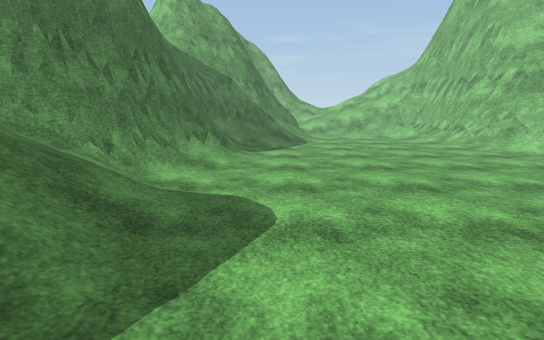
View 1 (above)

16 first-person views from a walk through a scene from a Unity 3-D project. The camera is 1.5 m above the floor, tilts 10° down and sees 80° across. The floor is counted in squares, 1 m on a side. Each view is taken from the middle of a square. On the plan, view 1 faces up. The plan holds only what a view shows up to about 15 squares ahead; the rest is blank. The place goes on beyond the plan. The player is left out. Some surface patterns are stand-ins.

View 2
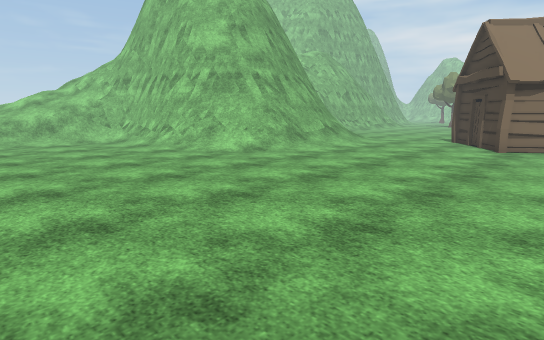

View 3
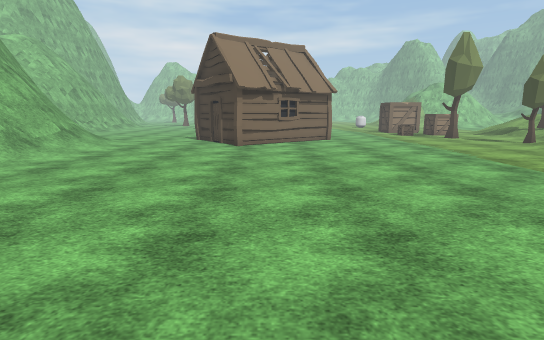

View 4
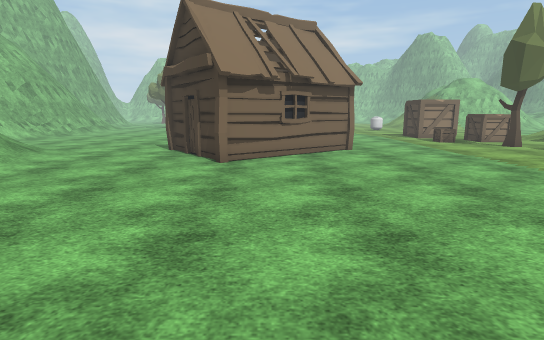

View 5
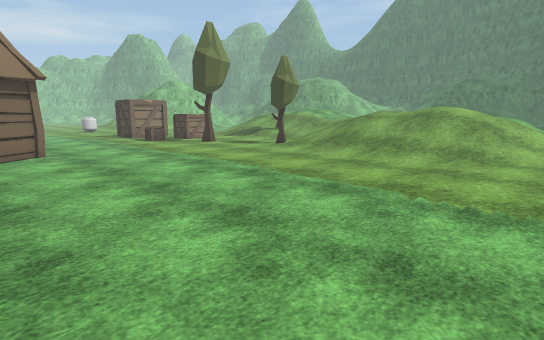

View 6
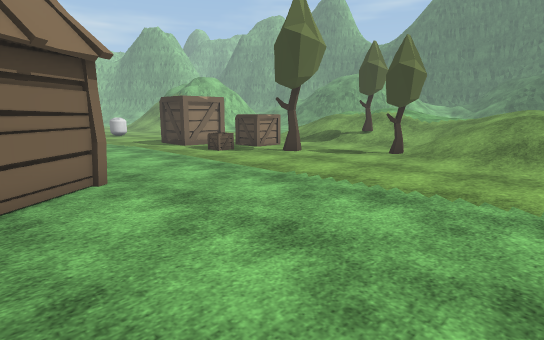

View 7
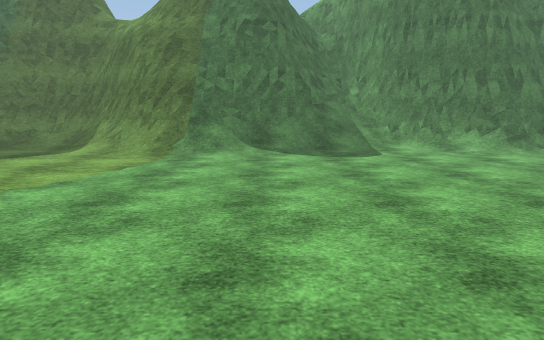

View 8
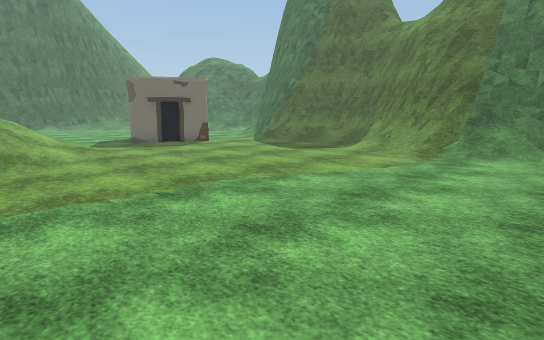

View 9
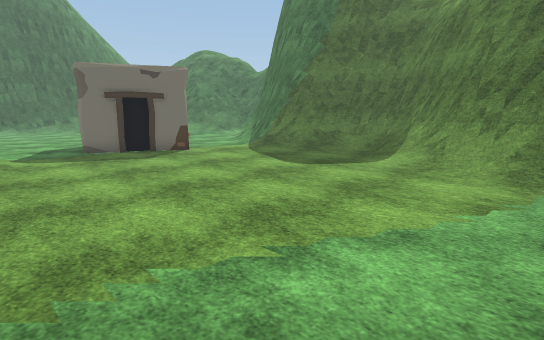

View 10
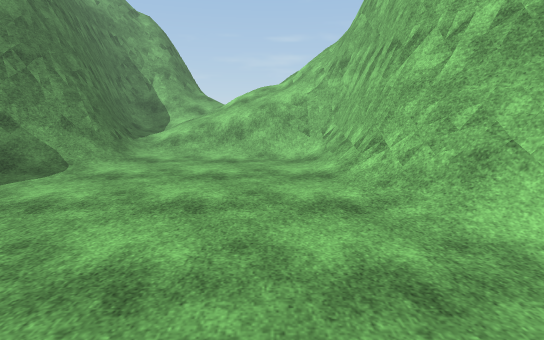

View 11
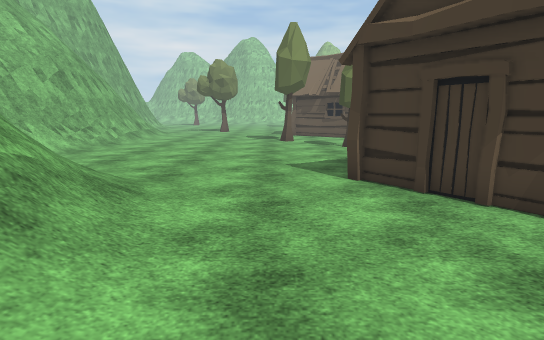

View 12
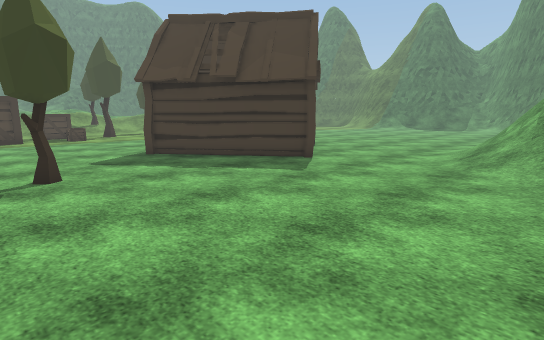

View 13
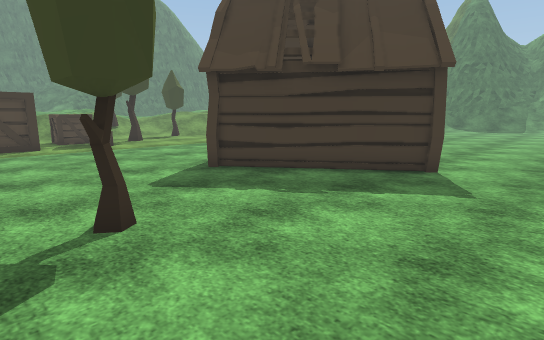

View 14
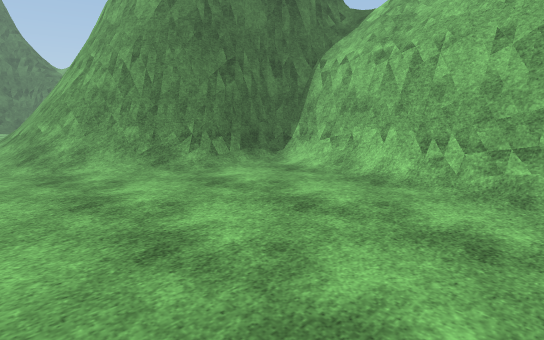

View 15
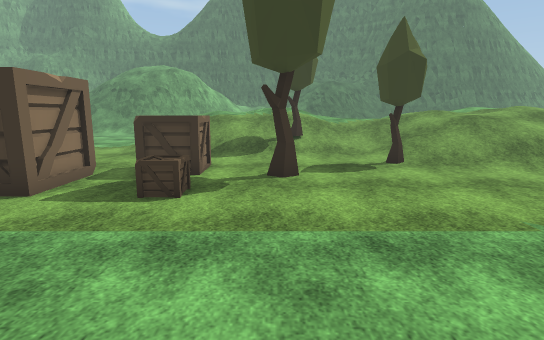

View 16
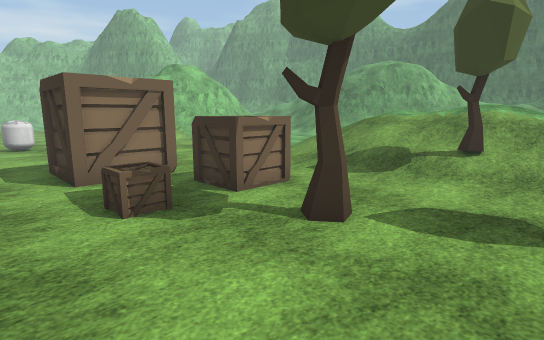

### Floor plan
Key: @ floor where view 1 was taken; # wall or solid block; . main floor; : floor 1.5 m higher than the main floor; + floor 1.75 m higher than the main floor; / step, stairs or slope; = window, fence, low wall or low ledge; O other object.
Columns run from 5 left of view 1 to 29 right of it. Each row starts with its distance up from view 1.
 24      #////////=
 23      #=///////##
 22      ##//////###
 21      ##//////=#
 20     ##=/....//#
 19     ##//......##          ######
 18     #=//......##          #O==####
 17      //.......=#         ##...///=
 16       /.......=##       ###........
 15  #=///......../##      ###/........
 14  ##/..........//##   ####=/........
 13   #=/........../=######=//.........
 12   #=/..........///====////.........
 11  ##=/............///////...........
 10  ##/...............................
  9 ##=/...............................
  8 #=/................................
  7 =//......................O.........
  6 ////....................O O......O.
  5  ///..................OO  OO.......
  4  ///..................OO   OO......
  3 ##//...................O    O......
  2 ###/....................O   OO....
  1  ##//...................OOOO......
  0  #=//@...................OO.......
 -1  ##=/.............................
 -2   ##/.............................
 -3   ##/.............................
 -4  ##=/.............................
 -5 ##=/...............................
 -6 ##O/.........................O..OOO
 -7 #=/.............................O
 -8 #=/........................O.OO.O
 -9 #=/............///////.......OO....
-10 ##/.........../////////O...........
-11  #=..........///////////..........
-12    ..........///////////////////...
-13     ..##..../////+////////O//////..
-14      O ###..//// +/ ://///////////.

Positions as (right, up) in squares from view 1, and headings:
1: (0, 0), facing up
2: (2, 2), facing up-right
3: (2, 3), facing right
4: (7, 3), facing right
5: (7, 2), facing down-right
6: (13, 2), facing down-right
7: (11, 2), facing left
8: (11, 2), facing down-left
9: (8, -1), facing down-left
10: (7, 9), facing up
11: (13, 9), facing right
12: (29, 14), facing down-left
13: (29, 10), facing down-left
14: (29, 10), facing up-left
15: (22, 0), facing down
16: (19, -4), facing down-right
